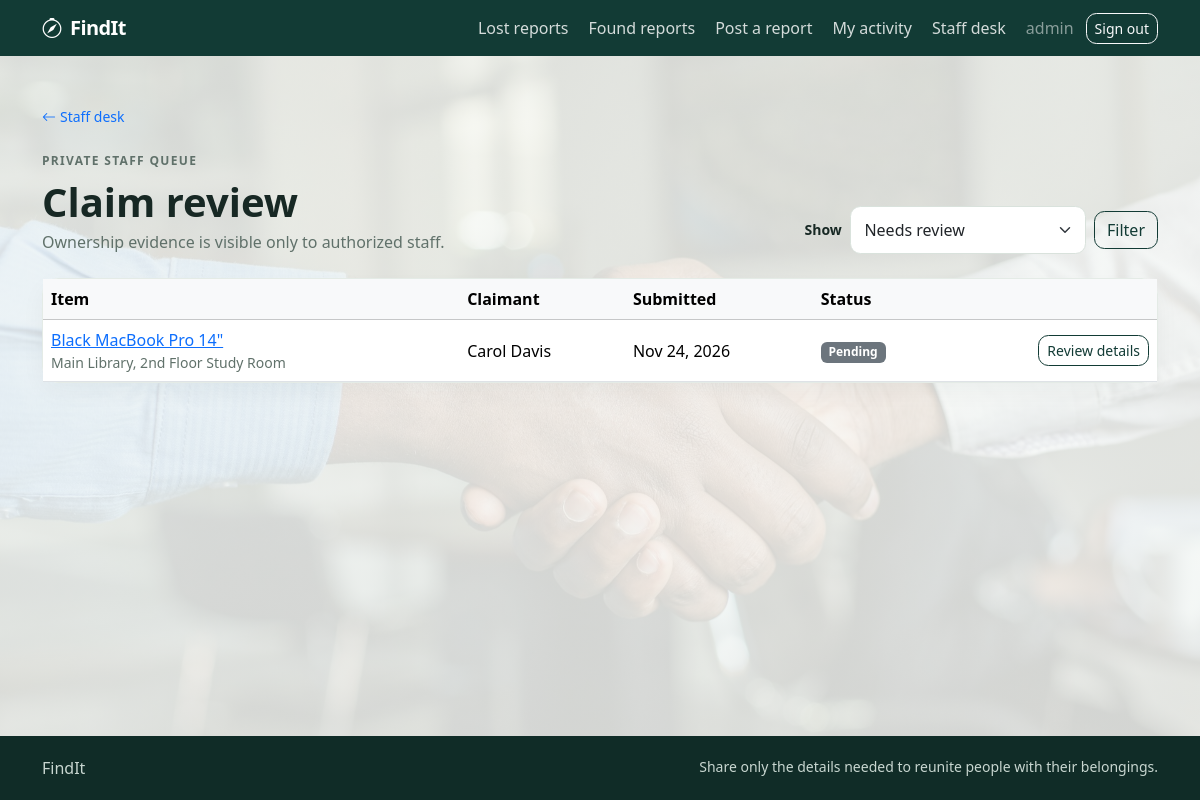
/browse/staff/claims/ (signed in), run on the app's committed database.
### accounts/models.py (models this page shows, shortened)
class User(AbstractUser):
    ROLE_CHOICES = [
        ('student', 'Student'),
        ('staff', 'Staff'),
        ('admin', 'Administrator'),
    ]
    role = models.CharField(
        max_length=20,
        choices=ROLE_CHOICES,
        default='student'
    )

### lostfound/models.py (models this page shows, shortened)
class Claim(models.Model):
    CLAIM_STATUS = [
        ('pending', 'Pending'),
        ('more_info', 'More Information Required'),
        ('approved', 'Approved'),
        ('rejected', 'Rejected'),
    ]
    report = models.ForeignKey(
        ItemReport,
        on_delete=models.CASCADE,
        related_name='claims'
    )
    claimant = models.ForeignKey(
        settings.AUTH_USER_MODEL,
        on_delete=models.CASCADE,
        related_name='claims'
    )
    private_evidence = models.TextField()
    claim_status = models.CharField(
        max_length=20,
        choices=CLAIM_STATUS,
        default='pending'
    )
    reviewer = models.ForeignKey(
        settings.AUTH_USER_MODEL,
        on_delete=models.SET_NULL,
        null=True,
        blank=True,
        related_name='reviewed_claims'
    )
    decision_note = models.TextField(
        blank=True
    )
    submitted_at = models.DateTimeField(
        auto_now_add=True
    )
    decided_at = models.DateTimeField(
        null=True,
        blank=True
    )

class ItemReport(models.Model):
    REPORT_TYPES = [
        ('lost', 'Lost Item'),
        ( 'found', 'Found Item')
    ]
    STATUS_CHOICES = [
        ('active', 'Active',),
        ('under review', 'Under Review',),
        ('matched', 'Matched',),
        ('recovered', 'Recovered',),
        ('closed', 'Closed',),
        ('hidden', 'Hidden',),
    ]
    CATEGORY_CHOICES = [
        ('electronics', 'Electronics',),
        ('clothing', 'Clothing',),
        ('documents', 'Documents',),
        ('accessories', 'Accessories',),
        ('other', 'Other',),
    ]
    reporter = models.ForeignKey(
        settings.AUTH_USER_MODEL,
        on_delete=models.CASCADE,
        related_name='reports'
    )
    report_type = models.CharField(
        max_length=10,
        choices=REPORT_TYPES
    )
    title = models.CharField(max_length=150)
    description = models.TextField()
    category = models.CharField(
        max_length=30,
        choices=CATEGORY_CHOICES,
    )
    date_lost_or_found = models.DateField()
    location = models.CharField(max_length=200)
    image = models.ImageField(
        upload_to='item_images/',
        blank=True,
        null=True,
    )
    status = models.CharField(
        max_length=20,
        choices=STATUS_CHOICES,
        default='active'
    )
    created_at = models.DateTimeField(auto_now_add=True)
    updated_at = models.DateTimeField(auto_now=True)

### lostfound/views.py (the view)
# urls.py: path('staff/claims/', views.claim_review_queue, name='claim_review_queue'),
@staff_member_required(login_url='admin:login')
def claim_review_queue(request):
    status = request.GET.get('status', 'open')
    claims = Claim.objects.select_related('report', 'claimant', 'reviewer')
    valid_statuses = dict(Claim.CLAIM_STATUS)
    if status == 'open':
        claims = claims.filter(claim_status__in=['pending', 'more_info'])
    elif status in valid_statuses:
        claims = claims.filter(claim_status=status)
    else:
        status = 'open'
        claims = claims.filter(claim_status__in=['pending', 'more_info'])
    return render(request, 'lostfound/claim_queue.html', {
        'claims': claims.order_by('-submitted_at'),
        'selected_status': status,
        'claim_statuses': Claim.CLAIM_STATUS,
    })

### templates/lostfound/claim_queue.html (shortened to what this page needs)
{% extends 'lostfound/base.html' %}
{% block content %}
<a href="{% url 'admin_dashboard' %}" class="small text-decoration-none"><i class="bi bi-arrow-left me-1"></i>Staff desk</a>
<p class="eyebrow mt-4 mb-2">Private staff queue</p>
<div class="d-flex flex-wrap justify-content-between align-items-end gap-3 mb-4">
    <div><h1 class="display-6 fw-bold mb-1">Claim review</h1><p class="text-muted mb-0">Ownership evidence is visible only to authorized staff.</p></div>
    <form method="get" class="d-flex gap-2 align-items-center">
        <label class="small fw-semibold" for="status">Show</label>
        <select class="form-select" id="status" name="status">
            <option value="open" {% if selected_status == 'open' %}selected{% endif %}>Needs review</option>
        </select>
        <button class="btn btn-outline-primary" type="submit">Filter</button>
    </form>
</div>
<div class="card">
    <div class="table-responsive">
        <table class="table align-middle mb-0">
            <thead class="table-light"><tr><th>Item</th><th>Claimant</th><th>Submitted</th><th>Status</th><th></th></tr></thead>
            <tbody>
                {% for claim in claims %}
                    <tr>
                        <td><a href="{% url 'report_detail' claim.report.pk %}">{{ claim.report.title }}</a><div class="small text-muted">{{ claim.report.location }}</div></td>
                        <td>{{ claim.claimant.get_full_name|default:claim.claimant.username }}</td>
                        <td>{{ claim.submitted_at|date:"M j, Y" }}</td>
                        <td><span class="badge text-bg-secondary">{{ claim.get_claim_status_display }}</span></td>
                        <td class="text-end"><a href="{% url 'review_claim' claim.pk %}" class="btn btn-sm btn-outline-primary">Review details</a></td>
                    </tr>
                {% empty %}
                    <tr><td colspan="5" class="text-center p-5"><i class="bi bi-check2-circle fs-2 text-success"></i><p class="mb-0 mt-2 text-muted">No claims in this view.</p></td></tr>
                {% endfor %}
            </tbody>
        </table>
    </div>
</div>
{% endblock %}

### templates/lostfound/base.html (shortened to what this page needs)
{% load static %}
<!doctype html>
<html lang="en">
<head>
    <link href="https://cdn.jsdelivr.net/npm/bootstrap@5.3.3/dist/css/bootstrap.min.css" rel="stylesheet">
    <link href="https://cdn.jsdelivr.net/npm/bootstrap-icons@1.11.3/font/bootstrap-icons.css" rel="stylesheet">
</head>
<body>
<nav class="navbar navbar-expand-lg navbar-dark">
    <div class="container">
        <a class="navbar-brand" href="{% url 'landing' %}">
            <i class="bi bi-compass me-1" aria-hidden="true"></i> FindIt
        </a>
        <div class="collapse navbar-collapse" id="navbarNav">
            <ul class="navbar-nav ms-auto align-items-lg-center gap-lg-1">
                <li class="nav-item"><a class="nav-link" href="{% url 'lost_reports' %}">Lost reports</a></li>
                <li class="nav-item"><a class="nav-link" href="{% url 'found_reports' %}">Found reports</a></li>
                {% if user.is_authenticated %}
                    <li class="nav-item"><a class="nav-link" href="{% url 'create_report' %}">Post a report</a></li>
                    <li class="nav-item"><a class="nav-link" href="{% url 'my_activity' %}">My activity</a></li>
                    {% if user.is_staff or user.is_superuser %}
                        <li class="nav-item"><a class="nav-link" href="{% url 'admin_dashboard' %}">Staff desk</a></li>
                    {% endif %}
                    <li class="nav-item"><span class="nav-link text-white-50">{{ user.username }}</span></li>
                    <li class="nav-item">
                        <form method="post" action="{% url 'logout' %}" class="m-0">
                            <button class="btn btn-sm btn-outline-light" type="submit">Sign out</button>
                        </form>
                    </li>
                {% else %}
                    <li class="nav-item"><a class="nav-link" href="{% url 'login' %}">Sign in</a></li>
                    <li class="nav-item"><a class="btn btn-sm btn-light ms-lg-2" href="{% url 'register' %}">Create account</a></li>
                {% endif %}
            </ul>
        </div>
    </div>
</nav>
<main class="container py-4 py-lg-5">
    {% block content %}{% endblock %}
</main>
<footer class="footer">
    <div class="container d-flex flex-column flex-sm-row justify-content-between gap-2">
        <span>FindIt</span>
        <small>Share only the details needed to reunite people with their belongings.</small>
    </div>
</footer>
</body>
</html>

### data on the page
User: username "admin"
Claim: report "Black MacBook Pro 14\"", report.location "Main Library, 2nd Floor Study Room", claimant.get_full_name "Carol Davis", submitted_at "Nov 24, 2026", claim_status "Pending"
